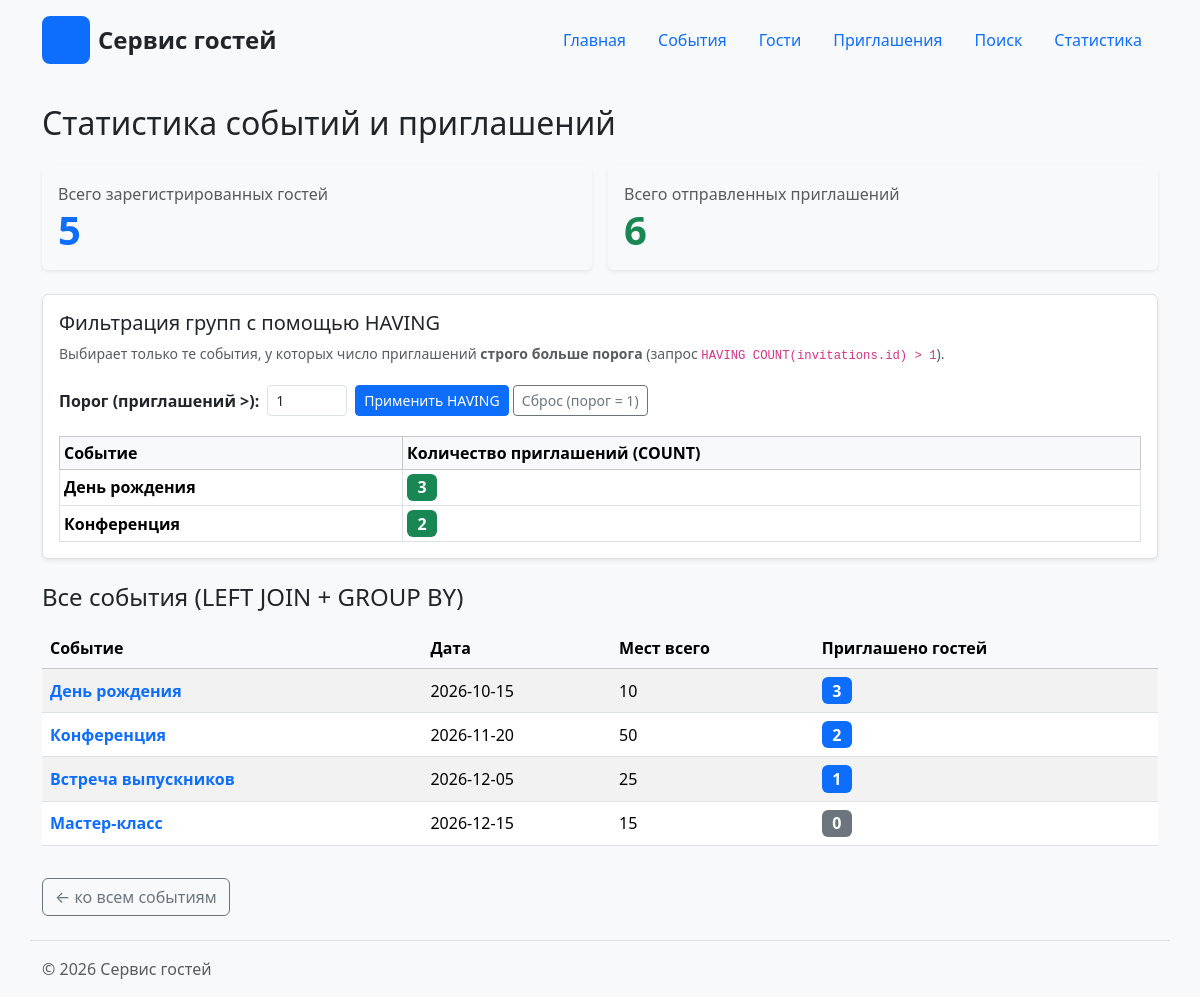
/events/statistics/, run on the app's committed database.
### events/views.py (the view)
# urls.py: path("statistics/", views.event_statistics, name="statistics"),
def event_statistics(request):
    threshold_str = request.GET.get("threshold", "1").strip()
    try:
        threshold = int(threshold_str)
    except ValueError:
        threshold = 1
    conn = get_connection()
    conn.row_factory = sqlite3.Row
    try:
        stats = conn.execute(
            """
            SELECT events.id,
                   events.name AS event_name,
                   events.date AS event_date,
                   events.places,
                   COUNT(invitations.id) AS invitations_count
            FROM events
            LEFT JOIN invitations ON events.id = invitations.event_id
            GROUP BY events.id, events.name, events.date, events.places
            ORDER BY invitations_count DESC;
            """
        ).fetchall()
        having_stats = conn.execute(
            """
            SELECT events.id,
                   events.name AS event_name,
                   COUNT(invitations.id) AS invitations_count
            FROM events
            JOIN invitations ON events.id = invitations.event_id
            GROUP BY events.id, events.name
            HAVING COUNT(invitations.id) > ?
            ORDER BY invitations_count DESC;
            """,
            (threshold,),
        ).fetchall()
        total_guests = conn.execute(
            "SELECT COUNT(*) AS total FROM guests;"
        ).fetchone()["total"]
        total_invitations = conn.execute(
            "SELECT COUNT(*) AS total FROM invitations;"
        ).fetchone()["total"]
    finally:
        conn.close()
    context = {
        "statistics": stats,
        "having_stats": having_stats,
        "threshold": threshold,
        "total_guests": total_guests,
        "total_invitations": total_invitations,
    }
    return render(request, "events/statistics.html", context)

### db/database.py (called while the page is built)
def get_connection():
    conn = sqlite3.connect(DB_PATH)
    conn.execute("PRAGMA foreign_keys = ON")
    return conn

### events/templates/events/statistics.html (shortened to what this page needs)
{% extends "base.html" %}
{% block content %}
<h1 class="h2 mb-4">Статистика событий и приглашений</h1>
<div class="row g-3 mb-4">
    <div class="col-md-6">
        <div class="card bg-light border-0 shadow-sm p-3">
            <span class="text-muted">Всего зарегистрированных гостей</span>
            <span class="display-6 fw-bold text-primary">{{ total_guests }}</span>
        </div>
    </div>
    <div class="col-md-6">
        <div class="card bg-light border-0 shadow-sm p-3">
            <span class="text-muted">Всего отправленных приглашений</span>
            <span class="display-6 fw-bold text-success">{{ total_invitations }}</span>
        </div>
    </div>
</div>
<div class="card p-3 mb-4 border shadow-sm">
    <h3 class="h5 mb-2">Фильтрация групп с помощью HAVING</h3>
    <p class="text-muted small mb-3">
        Выбирает только те события, у которых число приглашений <strong>строго больше порога</strong> (запрос <code>HAVING COUNT(invitations.id) &gt; {{ threshold }}</code>).
    </p>
    <form method="get" class="row g-2 align-items-center mb-3">
        <div class="col-auto">
            <label for="threshold" class="col-form-label fw-semibold">
                Порог (приглашений &gt;):
            </label>
        </div>
        <div class="col-auto">
            <input type="number"
                   id="threshold"
                   name="threshold"
                   class="form-control form-control-sm"
                   value="{{ threshold }}"
                   min="0"
                   style="width: 80px;"
                   required>
        </div>
        <div class="col-auto">
            <button type="submit" class="btn btn-sm btn-primary">
                Применить HAVING
            </button>
            <a href="{% url 'events:statistics' %}" class="btn btn-sm btn-outline-secondary">
                Сброс (порог = 1)
            </a>
        </div>
    </form>
    <div class="table-responsive">
        <table class="table table-sm table-bordered align-middle mb-0">
            <thead class="table-light">
                <tr>
                    <th>Событие</th>
                    <th>Количество приглашений (COUNT)</th>
                </tr>
            </thead>
            <tbody>
                {% for item in having_stats %}
                    <tr>
                        <td class="fw-semibold">{{ item.event_name }}</td>
                        <td>
                            <span class="badge bg-success fs-6">
                                {{ item.invitations_count }}
                            </span>
                        </td>
                    </tr>
                {% empty %}
                    <tr>
                        <td colspan="2" class="text-center text-muted py-2">
                            Нет событий с количеством приглашений &gt; {{ threshold }}.
                        </td>
                    </tr>
                {% endfor %}
            </tbody>
        </table>
    </div>
</div>
<h2 class="h4 mb-3">Все события (LEFT JOIN + GROUP BY)</h2>
<div class="table-responsive">
    <table class="table table-striped table-hover align-middle">
        <thead class="table-light">
            <tr>
                <th>Событие</th>
                <th>Дата</th>
                <th>Мест всего</th>
                <th>Приглашено гостей</th>
            </tr>
        </thead>
        <tbody>
            {% for item in statistics %}
                <tr>
                    <td class="fw-semibold">
                        <a href="{% url 'events:detail' item.id %}" class="text-decoration-none">
                            {{ item.event_name }}
                        </a>
                    </td>
                    <td>{{ item.event_date }}</td>
                    <td>{{ item.places }}</td>
                    <td>
                        <span class="badge {% if item.invitations_count > 0 %}bg-primary{% else %}bg-secondary{% endif %} fs-6">
                            {{ item.invitations_count }}
                        </span>
                    </td>
                </tr>
            {% empty %}
                <tr>
                    <td colspan="4" class="text-center text-muted py-3">Данные отсутствуют.</td>
                </tr>
            {% endfor %}
        </tbody>
    </table>
</div>
<a href="{% url 'events:list' %}" class="btn btn-outline-secondary mt-3">
    ← ко всем событиям
</a>
{% endblock %}

### templates/base.html (shortened to what this page needs)
{% load static %}<!DOCTYPE html>
<html lang="ru">
<head>
    <link rel="stylesheet"
          href="https://cdn.jsdelivr.net/npm/bootstrap@5.3.3/dist/css/bootstrap.min.css">
    <link rel="stylesheet"
          href="{% static 'homepage/css/style.css' %}">
</head>
<body>
    <header class="container py-3">
        <div class="d-flex align-items-center justify-content-between flex-wrap gap-2">
            <a href="{% url 'homepage:index' %}" class="d-flex align-items-center text-decoration-none">
                <img src="{% static 'homepage/img/logo.png' %}"
                     alt="Сервис гостей"
                     class="guestlist-logo me-2">
                <span class="fs-4 fw-bold text-dark">Сервис гостей</span>
            </a>
            {% include "includes/navigation.html" %}
        </div>
    </header>
    <main class="container my-4">
        {% block content %}
        {% endblock %}
    </main>
    <footer class="container mt-4 mb-3 border-top pt-3 text-muted">
        <p>© <span id="current-year"></span> Сервис гостей</p>
    </footer>
</body>
</html>

### templates/includes/navigation.html
<nav class="nav nav-pills">
    <a class="nav-link" href="{% url 'homepage:index' %}">Главная</a>
    <a class="nav-link" href="{% url 'events:list' %}">События</a>
    <a class="nav-link" href="{% url 'guests:list' %}">Гости</a>
    <a class="nav-link" href="{% url 'invitations:list' %}">Приглашения</a>
    <a class="nav-link" href="{% url 'events:search' %}">Поиск</a>
    <a class="nav-link" href="{% url 'events:statistics' %}">Статистика</a>
</nav>

### homepage/static/homepage/css/style.css (style rules this page uses)
body { min-height: 100vh; background-color: #f8f9fa; }
.guestlist-logo { width: 48px; height: 48px; object-fit: contain; border-radius: 8px; }

### data on the page
events: event_name "День рождения", invitations_count "3", event_date "2026-10-15", places "10"
events: event_name "Конференция", invitations_count "2", event_date "2026-11-20", places "50"
events: event_name "Встреча выпускников", event_date "2026-12-05", places "25", invitations_count "1"
events: event_name "Мастер-класс", event_date "2026-12-15", places "15", invitations_count "0"

### other printed values
{{ total_guests }} "5"
{{ total_invitations }} "6"
{{ threshold }} "1"
